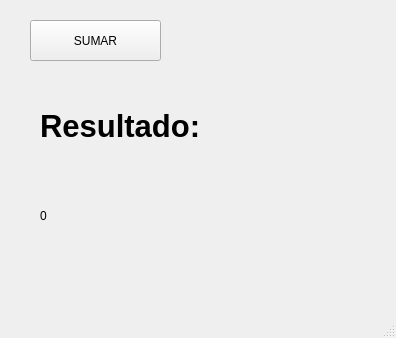
<?xml version="1.0" encoding="UTF-8"?>
<ui version="4.0">
 <class>MainWindow</class>
 <widget class="QMainWindow" name="MainWindow">
  <property name="geometry">
   <rect>
    <x>0</x>
    <y>0</y>
    <width>396</width>
    <height>338</height>
   </rect>
  </property>
  <property name="windowTitle">
   <string>MainWindow</string>
  </property>
  <widget class="QWidget" name="centralwidget">
   <widget class="QLabel" name="label_2">
    <property name="geometry">
     <rect>
      <x>40</x>
      <y>100</y>
      <width>291</width>
      <height>51</height>
     </rect>
    </property>
    <property name="font">
     <font>
      <pointsize>23</pointsize>
      <weight>75</weight>
      <bold>true</bold>
     </font>
    </property>
    <property name="text">
     <string>Resultado:</string>
    </property>
   </widget>
   <widget class="QLabel" name="txt_resultado">
    <property name="geometry">
     <rect>
      <x>40</x>
      <y>170</y>
      <width>291</width>
      <height>91</height>
     </rect>
    </property>
    <property name="text">
     <string>0</string>
    </property>
   </widget>
   <widget class="QPushButton" name="btn_sumar">
    <property name="geometry">
     <rect>
      <x>30</x>
      <y>20</y>
      <width>131</width>
      <height>41</height>
     </rect>
    </property>
    <property name="text">
     <string>SUMAR</string>
    </property>
   </widget>
  </widget>
  <widget class="QMenuBar" name="menubar">
   <property name="geometry">
    <rect>
     <x>0</x>
     <y>0</y>
     <width>396</width>
     <height>18</height>
    </rect>
   </property>
  </widget>
  <widget class="QStatusBar" name="statusbar"/>
 </widget>
 <resources>
  <include location="../../../recursos.qrc"/>
 </resources>
 <connections/>
</ui>
